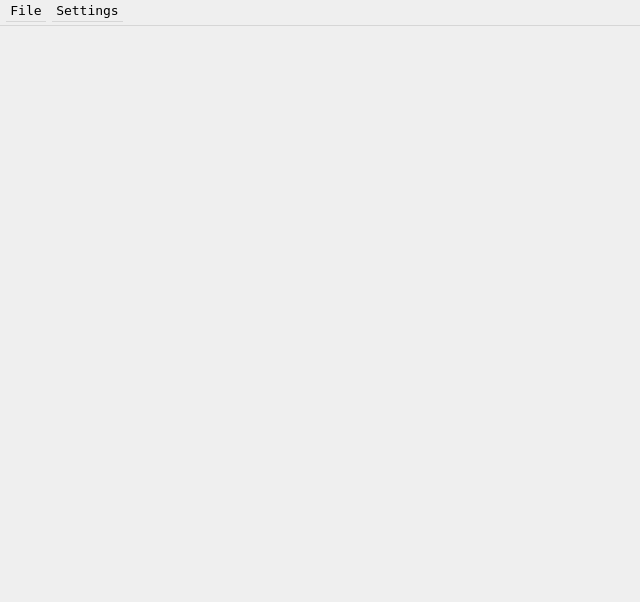
<?xml version="1.0" encoding="UTF-8"?>
<ui version="4.0">
 <class>MainWindow</class>
 <widget class="QMainWindow" name="MainWindow">
  <property name="geometry">
   <rect>
    <x>0</x>
    <y>0</y>
    <width>640</width>
    <height>602</height>
   </rect>
  </property>
  <property name="sizePolicy">
   <sizepolicy hsizetype="Fixed" vsizetype="Fixed">
    <horstretch>0</horstretch>
    <verstretch>0</verstretch>
   </sizepolicy>
  </property>
  <property name="windowTitle">
   <string>Dot Matrix: Game Boy Emulator</string>
  </property>
  <property name="windowIcon">
   <iconset resource="../resource.qrc">
    <normaloff>:/img/dm_icon.ico</normaloff>:/img/dm_icon.ico</iconset>
  </property>
  <widget class="QWidget" name="centralwidget">
   <widget class="QLabel" name="screen">
    <property name="geometry">
     <rect>
      <x>0</x>
      <y>0</y>
      <width>640</width>
      <height>576</height>
     </rect>
    </property>
    <property name="sizePolicy">
     <sizepolicy hsizetype="Fixed" vsizetype="Fixed">
      <horstretch>0</horstretch>
      <verstretch>0</verstretch>
     </sizepolicy>
    </property>
    <property name="minimumSize">
     <size>
      <width>640</width>
      <height>576</height>
     </size>
    </property>
    <property name="maximumSize">
     <size>
      <width>640</width>
      <height>576</height>
     </size>
    </property>
    <property name="text">
     <string/>
    </property>
    <property name="pixmap">
     <pixmap resource="../resource.qrc">:/img/background.png</pixmap>
    </property>
    <property name="scaledContents">
     <bool>true</bool>
    </property>
   </widget>
  </widget>
  <widget class="QMenuBar" name="menubar">
   <property name="geometry">
    <rect>
     <x>0</x>
     <y>0</y>
     <width>640</width>
     <height>26</height>
    </rect>
   </property>
   <property name="sizePolicy">
    <sizepolicy hsizetype="Fixed" vsizetype="Fixed">
     <horstretch>0</horstretch>
     <verstretch>0</verstretch>
    </sizepolicy>
   </property>
   <property name="minimumSize">
    <size>
     <width>640</width>
     <height>26</height>
    </size>
   </property>
   <property name="maximumSize">
    <size>
     <width>640</width>
     <height>26</height>
    </size>
   </property>
   <property name="font">
    <font>
     <family>DejaVu Sans Mono</family>
     <pointsize>10</pointsize>
    </font>
   </property>
   <widget class="QMenu" name="menuFile">
    <property name="font">
     <font>
      <family>DejaVu Sans Mono</family>
      <pointsize>10</pointsize>
     </font>
    </property>
    <property name="title">
     <string>File</string>
    </property>
    <addaction name="actionOpenROM"/>
    <addaction name="separator"/>
    <addaction name="actionQuit"/>
   </widget>
   <widget class="QMenu" name="menuSettings">
    <property name="font">
     <font>
      <family>DejaVu Sans Mono</family>
      <pointsize>10</pointsize>
     </font>
    </property>
    <property name="title">
     <string>Settings</string>
    </property>
    <widget class="QMenu" name="menuSpeed">
     <property name="font">
      <font>
       <family>DejaVu Sans Mono</family>
       <pointsize>10</pointsize>
      </font>
     </property>
     <property name="title">
      <string>Speed</string>
     </property>
     <addaction name="actionSpeed0_25x"/>
     <addaction name="actionSpeed0_5x"/>
     <addaction name="actionSpeed1x"/>
     <addaction name="actionSpeed2x"/>
     <addaction name="actionSpeed4x"/>
     <addaction name="actionSpeed8x"/>
    </widget>
    <widget class="QMenu" name="menuPalette">
     <property name="font">
      <font>
       <family>DejaVu Sans Mono</family>
       <pointsize>10</pointsize>
      </font>
     </property>
     <property name="title">
      <string>Palette</string>
     </property>
     <addaction name="actionBGB"/>
     <addaction name="actionBicycle"/>
     <addaction name="actionChocolate"/>
     <addaction name="actionCobalt"/>
     <addaction name="actionGameBoy"/>
     <addaction name="actionGameBoyPocket"/>
     <addaction name="actionInverted"/>
     <addaction name="actionKirby"/>
     <addaction name="actionPlatinum"/>
     <addaction name="actionPokemon"/>
     <addaction name="actionVirtualBoy"/>
     <addaction name="actionWishGB"/>
    </widget>
    <widget class="QMenu" name="menuScale">
     <property name="font">
      <font>
       <family>DejaVu Sans Mono</family>
       <pointsize>10</pointsize>
      </font>
     </property>
     <property name="title">
      <string>Scale</string>
     </property>
     <addaction name="actionScale0_5x"/>
     <addaction name="actionScale1x"/>
     <addaction name="actionScale1_5x"/>
     <addaction name="actionScale2x"/>
    </widget>
    <addaction name="menuScale"/>
    <addaction name="menuSpeed"/>
    <addaction name="menuPalette"/>
   </widget>
   <addaction name="menuFile"/>
   <addaction name="menuSettings"/>
  </widget>
  <action name="actionOpenROM">
   <property name="text">
    <string>Open ROM</string>
   </property>
  </action>
  <action name="actionQuit">
   <property name="text">
    <string>Quit</string>
   </property>
  </action>
  <action name="actionSpeed0_25x">
   <property name="checkable">
    <bool>true</bool>
   </property>
   <property name="text">
    <string>0.25x</string>
   </property>
  </action>
  <action name="actionSpeed0_5x">
   <property name="checkable">
    <bool>true</bool>
   </property>
   <property name="text">
    <string>0.5x</string>
   </property>
  </action>
  <action name="actionSpeed1x">
   <property name="checkable">
    <bool>true</bool>
   </property>
   <property name="checked">
    <bool>true</bool>
   </property>
   <property name="text">
    <string>1x</string>
   </property>
  </action>
  <action name="actionSpeed2x">
   <property name="checkable">
    <bool>true</bool>
   </property>
   <property name="text">
    <string>2x</string>
   </property>
  </action>
  <action name="actionSpeed4x">
   <property name="checkable">
    <bool>true</bool>
   </property>
   <property name="text">
    <string>4x</string>
   </property>
  </action>
  <action name="actionSpeed8x">
   <property name="checkable">
    <bool>true</bool>
   </property>
   <property name="text">
    <string>8x</string>
   </property>
  </action>
  <action name="actionBGB">
   <property name="checkable">
    <bool>true</bool>
   </property>
   <property name="text">
    <string>BGB</string>
   </property>
  </action>
  <action name="actionBicycle">
   <property name="checkable">
    <bool>true</bool>
   </property>
   <property name="text">
    <string>Bicycle (By Braquen)</string>
   </property>
  </action>
  <action name="actionChocolate">
   <property name="checkable">
    <bool>true</bool>
   </property>
   <property name="text">
    <string>Chocolate (By GrafxKid)</string>
   </property>
  </action>
  <action name="actionCobalt">
   <property name="checkable">
    <bool>true</bool>
   </property>
   <property name="text">
    <string>Cobalt</string>
   </property>
  </action>
  <action name="actionGameBoy">
   <property name="checkable">
    <bool>true</bool>
   </property>
   <property name="text">
    <string>Game Boy</string>
   </property>
  </action>
  <action name="actionGameBoyPocket">
   <property name="checkable">
    <bool>true</bool>
   </property>
   <property name="checked">
    <bool>true</bool>
   </property>
   <property name="text">
    <string>Game Boy Pocket</string>
   </property>
  </action>
  <action name="actionInverted">
   <property name="checkable">
    <bool>true</bool>
   </property>
   <property name="text">
    <string>Inverted</string>
   </property>
  </action>
  <action name="actionKirby">
   <property name="checkable">
    <bool>true</bool>
   </property>
   <property name="text">
    <string>Kirby (Super Game Boy)</string>
   </property>
  </action>
  <action name="actionPlatinum">
   <property name="checkable">
    <bool>true</bool>
   </property>
   <property name="text">
    <string>Platinum (By WildLeoKnight)</string>
   </property>
  </action>
  <action name="actionPokemon">
   <property name="checkable">
    <bool>true</bool>
   </property>
   <property name="text">
    <string>Pokémon (Super Game Boy)</string>
   </property>
  </action>
  <action name="actionVirtualBoy">
   <property name="checkable">
    <bool>true</bool>
   </property>
   <property name="text">
    <string>Virtual Boy</string>
   </property>
  </action>
  <action name="actionWishGB">
   <property name="checkable">
    <bool>true</bool>
   </property>
   <property name="text">
    <string>Wish GB (By Kerrie Lake)</string>
   </property>
  </action>
  <action name="actionScale025x">
   <property name="checkable">
    <bool>true</bool>
   </property>
   <property name="text">
    <string>0.25x</string>
   </property>
  </action>
  <action name="actionScale0_5x">
   <property name="checkable">
    <bool>true</bool>
   </property>
   <property name="text">
    <string>0.5x</string>
   </property>
  </action>
  <action name="actionScale1x">
   <property name="checkable">
    <bool>true</bool>
   </property>
   <property name="checked">
    <bool>true</bool>
   </property>
   <property name="text">
    <string>1x</string>
   </property>
  </action>
  <action name="actionScale1_5x">
   <property name="checkable">
    <bool>true</bool>
   </property>
   <property name="text">
    <string>1.5x</string>
   </property>
  </action>
  <action name="actionScale2x">
   <property name="checkable">
    <bool>true</bool>
   </property>
   <property name="text">
    <string>2x</string>
   </property>
  </action>
 </widget>
 <resources>
  <include location="../resource.qrc"/>
 </resources>
 <connections/>
</ui>
